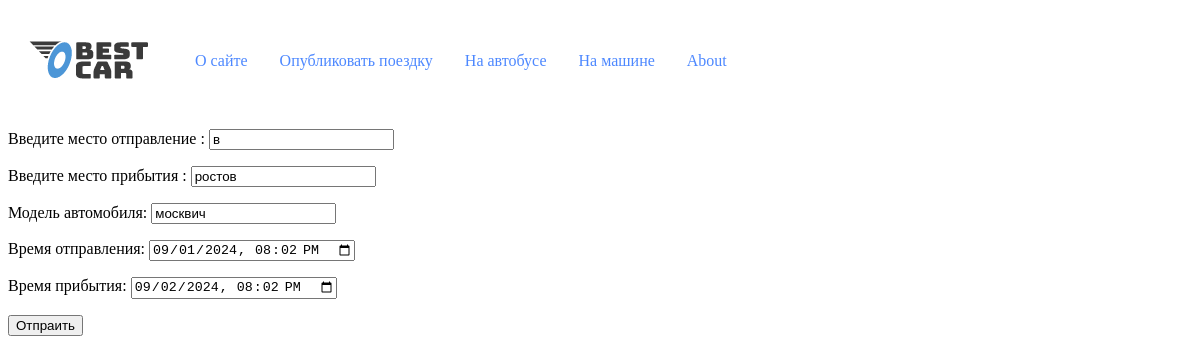
The page /update/A2VHP6DUQLKY5CRUXZYO6755LN30UNWL8GZ88X3T/ on the database as committed earlier.
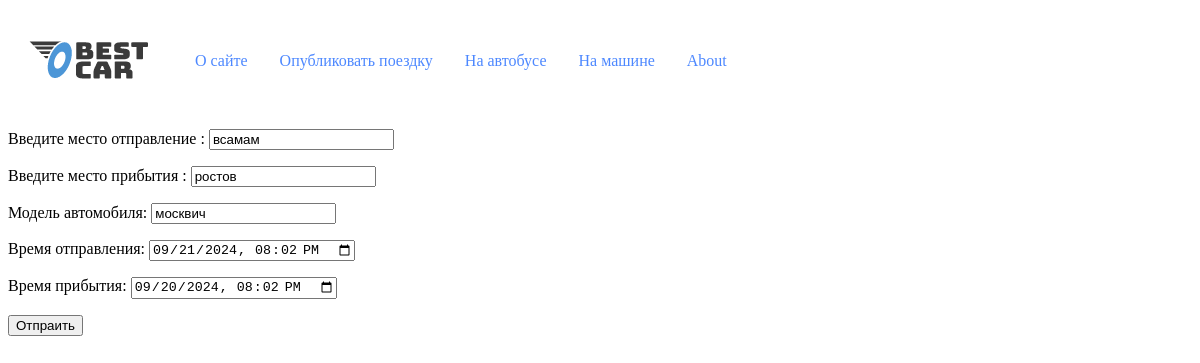
The same page on the database as committed later.
### bestcar/models.py (models this page shows, shortened)
class Publishing_a_trip(models.Model):
    SEATING = [
        (1, '1'),
        (2, '2'),
        (3, '3'),
        (4, '4')
    ]
    departure = models.CharField(max_length=100, verbose_name="отправление", validators=[Validators_language_model()])
    arrival = models.CharField(max_length=100, verbose_name="прибытие", validators=[Validators_language_model()])
    departure_time = models.DateTimeField(verbose_name="время отправления", validators=[Validators_date_model()])
    arrival_time = models.DateTimeField(verbose_name="время прибытия", default=None,
                                        validators=[Validators_date_model()])
    free_seating = models.PositiveSmallIntegerField(verbose_name='количество мест', choices=SEATING, default=1)
    reserved_seats = models.PositiveIntegerField(verbose_name='количество бронированных мест', default=0)
    cat = models.ForeignKey('Category', verbose_name="категория", on_delete=models.PROTECT, default=1)
    price = models.PositiveSmallIntegerField(verbose_name="цена")
    author = models.ForeignKey(get_user_model(), on_delete=models.CASCADE,
                               related_name="author", null=True, default=None)
    slug = models.SlugField(max_length=100, unique=True, db_index=True)
    models_auto = models.CharField(max_length=100, verbose_name="модель автомобиля")
    objects = models.Manager()
    car = CarManager()
    bus = BusManager()
    class Meta:
        verbose_name = 'Опубликованные поездки'
        verbose_name_plural = 'Опубликованные поездки'
        ordering = ('departure_time',)

### bestcar/views.py (the view, shortened to what this page needs)
# urls.py: path('update/<slug:slug>/', Update_user_trip.as_view(), name='update_user_trip'),
class Update_user_trip(DataMixin, BaseView, UpdateView):
    model = Publishing_a_trip
    form_class = Update_form
    template_name = 'bestcar/update.html'
    success_url = reverse_lazy('home')
    title_page = 'Форма для изменения данных поездки'
    def get(self, request, *args, **kwargs):
        try:
            slug = kwargs['slug']
            User_trip_object.users_trip_object(slug)
            return super().get(self, request, *args, **kwargs)
        except Http404 as e:
            return JsonResponse({
                "errorMessage": str(e),
                "status": 400
            })
    def get_context_data(self, **kwargs):
        context = super().get_context_data(**kwargs)
        return self.get_mixin_context(context)

### bestcar/forms.py (shortened to what this page needs)
class Update_form(forms.ModelForm):
    class Meta:
        model = Publishing_a_trip
        fields = ['departure', 'arrival', 'models_auto', 'departure_time', 'arrival_time']
        labels = {
            'departure': 'Введите место отправление ',
            'arrival': 'Введите место прибытия '
        }
        widgets = {'departure_time': forms.DateTimeInput(attrs={'type': 'datetime-local', 'class': 'form-control'}),
                   'arrival_time': forms.DateTimeInput(attrs={'type': 'datetime-local', 'class': 'form-control'})
                   }

### bestcar/services.py (called while the page is built)
    @staticmethod
    def users_trip_object(slug):
        try:
            return get_object_or_404(Publishing_a_trip, slug=slug)
        except Exception:
            raise Http404('Похоже эта поездка болше не существует')

### bestcar/utils.py (called while the page is built)
    def get_mixin_context(self, context, **kwargs):
        if self.title_page:
            context['title'] = self.title_page
        context['menu'] = MENU  # Предполагается, что MENU - это глобальная переменная
        context.update(kwargs)
        return context

### bestcar/templates/bestcar/update.html (shortened to what this page needs)
{% extends 'base.html' %}
{% block content %}
    <form action="{% url 'update_user_trip' object.slug %}" method="post">
        {{ form.as_p}}
        <p><button type="submit">Отпраить</button>
    </form>
{% endblock %}

Rows that differ between the two databases and show on the page:
changed Publishing_a_trip "ростов": departure "в" → "всамам"; departure_time "09/01/2024 20:02" → "09/21/2024 20:02"; arrival_time "09/02/2024 20:02" → "09/20/2024 20:02"
